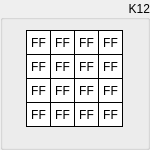
  <widget class="QGroupBox" name="groupK12">
   <property name="geometry">
    <rect>
     <x>320</x>
     <y>300</y>
     <width>150</width>
     <height>150</height>
    </rect>
   </property>
   <property name="sizePolicy">
    <sizepolicy hsizetype="Fixed" vsizetype="Fixed">
     <horstretch>0</horstretch>
     <verstretch>0</verstretch>
    </sizepolicy>
   </property>
   <property name="styleSheet">
    <string notr="true"/>
   </property>
   <property name="title">
    <string>K12</string>
   </property>
   <property name="alignment">
    <set>Qt::AlignRight|Qt::AlignTrailing|Qt::AlignVCenter</set>
   </property>
   <widget class="QLabel" name="k12byte15">
    <property name="enabled">
     <bool>true</bool>
    </property>
    <property name="geometry">
     <rect>
      <x>98</x>
      <y>102</y>
      <width>25</width>
      <height>25</height>
     </rect>
    </property>
    <property name="sizePolicy">
     <sizepolicy hsizetype="Fixed" vsizetype="Fixed">
      <horstretch>0</horstretch>
      <verstretch>0</verstretch>
     </sizepolicy>
    </property>
    <property name="font">
     <font>
      <kerning>true</kerning>
     </font>
    </property>
    <property name="layoutDirection">
     <enum>Qt::LeftToRight</enum>
    </property>
    <property name="styleSheet">
     <string notr="true">QLabel {
	 border-width: 1px;
     border-style: solid;
     border-color: black; 
     background-color: white;
}</string>
    </property>
    <property name="text">
     <string>FF</string>
    </property>
    <property name="alignment">
     <set>Qt::AlignCenter</set>
    </property>
   </widget>
   <widget class="QLabel" name="k12byte13">
    <property name="enabled">
     <bool>true</bool>
    </property>
    <property name="geometry">
     <rect>
      <x>98</x>
      <y>54</y>
      <width>25</width>
      <height>25</height>
     </rect>
    </property>
    <property name="sizePolicy">
     <sizepolicy hsizetype="Fixed" vsizetype="Fixed">
      <horstretch>0</horstretch>
      <verstretch>0</verstretch>
     </sizepolicy>
    </property>
    <property name="font">
     <font>
      <kerning>true</kerning>
     </font>
    </property>
    <property name="layoutDirection">
     <enum>Qt::LeftToRight</enum>
    </property>
    <property name="styleSheet">
     <string notr="true">QLabel {
	 border-width: 1px;
     border-style: solid;
     border-color: black; 
     background-color: white;
}</string>
    </property>
    <property name="text">
     <string>FF</string>
    </property>
    <property name="alignment">
     <set>Qt::AlignCenter</set>
    </property>
   </widget>
   <widget class="QLabel" name="k12byte14">
    <property name="enabled">
     <bool>true</bool>
    </property>
    <property name="geometry">
     <rect>
      <x>98</x>
      <y>78</y>
      <width>25</width>
      <height>25</height>
     </rect>
    </property>
    <property name="sizePolicy">
     <sizepolicy hsizetype="Fixed" vsizetype="Fixed">
      <horstretch>0</horstretch>
      <verstretch>0</verstretch>
     </sizepolicy>
    </property>
    <property name="font">
     <font>
      <kerning>true</kerning>
     </font>
    </property>
    <property name="layoutDirection">
     <enum>Qt::LeftToRight</enum>
    </property>
    <property name="styleSheet">
     <string notr="true">QLabel {
	 border-width: 1px;
     border-style: solid;
     border-color: black; 
     background-color: white;
}</string>
    </property>
    <property name="text">
     <string>FF</string>
    </property>
    <property name="alignment">
     <set>Qt::AlignCenter</set>
    </property>
   </widget>
   <widget class="QLabel" name="k12byte06">
    <property name="enabled">
     <bool>true</bool>
    </property>
    <property name="geometry">
     <rect>
      <x>50</x>
      <y>78</y>
      <width>25</width>
      <height>25</height>
     </rect>
    </property>
    <property name="sizePolicy">
     <sizepolicy hsizetype="Fixed" vsizetype="Fixed">
      <horstretch>0</horstretch>
      <verstretch>0</verstretch>
     </sizepolicy>
    </property>
    <property name="font">
     <font>
      <kerning>true</kerning>
     </font>
    </property>
    <property name="layoutDirection">
     <enum>Qt::LeftToRight</enum>
    </property>
    <property name="styleSheet">
     <string notr="true">QLabel {
	 border-width: 1px;
     border-style: solid;
     border-color: black; 
     background-color: white;
}</string>
    </property>
    <property name="text">
     <string>FF</string>
    </property>
    <property name="alignment">
     <set>Qt::AlignCenter</set>
    </property>
   </widget>
   <widget class="QLabel" name="k12byte04">
    <property name="enabled">
     <bool>true</bool>
    </property>
    <property name="geometry">
     <rect>
      <x>50</x>
      <y>30</y>
      <width>25</width>
      <height>25</height>
     </rect>
    </property>
    <property name="sizePolicy">
     <sizepolicy hsizetype="Fixed" vsizetype="Fixed">
      <horstretch>0</horstretch>
      <verstretch>0</verstretch>
     </sizepolicy>
    </property>
    <property name="font">
     <font>
      <kerning>true</kerning>
     </font>
    </property>
    <property name="layoutDirection">
     <enum>Qt::LeftToRight</enum>
    </property>
    <property name="styleSheet">
     <string notr="true">QLabel {
	 border-width: 1px;
     border-style: solid;
     border-color: black; 
     background-color: white;
}</string>
    </property>
    <property name="text">
     <string>FF</string>
    </property>
    <property name="alignment">
     <set>Qt::AlignCenter</set>
    </property>
   </widget>
   <widget class="QLabel" name="k12byte02">
    <property name="enabled">
     <bool>true</bool>
    </property>
    <property name="geometry">
     <rect>
      <x>26</x>
      <y>78</y>
      <width>25</width>
      <height>25</height>
     </rect>
    </property>
    <property name="sizePolicy">
     <sizepolicy hsizetype="Fixed" vsizetype="Fixed">
      <horstretch>0</horstretch>
      <verstretch>0</verstretch>
     </sizepolicy>
    </property>
    <property name="font">
     <font>
      <kerning>true</kerning>
     </font>
    </property>
    <property name="layoutDirection">
     <enum>Qt::LeftToRight</enum>
    </property>
    <property name="styleSheet">
     <string notr="true">QLabel {
	 border-width: 1px;
     border-style: solid;
     border-color: black; 
     background-color: white;
}</string>
    </property>
    <property name="text">
     <string>FF</string>
    </property>
    <property name="alignment">
     <set>Qt::AlignCenter</set>
    </property>
   </widget>
   <widget class="QLabel" name="k12byte10">
    <property name="enabled">
     <bool>true</bool>
    </property>
    <property name="geometry">
     <rect>
      <x>74</x>
      <y>78</y>
      <width>25</width>
      <height>25</height>
     </rect>
    </property>
    <property name="sizePolicy">
     <sizepolicy hsizetype="Fixed" vsizetype="Fixed">
      <horstretch>0</horstretch>
      <verstretch>0</verstretch>
     </sizepolicy>
    </property>
    <property name="font">
     <font>
      <kerning>true</kerning>
     </font>
    </property>
    <property name="layoutDirection">
     <enum>Qt::LeftToRight</enum>
    </property>
    <property name="styleSheet">
     <string notr="true">QLabel {
	 border-width: 1px;
     border-style: solid;
     border-color: black; 
     background-color: white;
}</string>
    </property>
    <property name="text">
     <string>FF</string>
    </property>
    <property name="alignment">
     <set>Qt::AlignCenter</set>
    </property>
   </widget>
   <widget class="QLabel" name="k12byte09">
    <property name="enabled">
     <bool>true</bool>
    </property>
    <property name="geometry">
     <rect>
      <x>74</x>
      <y>54</y>
      <width>25</width>
      <height>25</height>
     </rect>
    </property>
    <property name="sizePolicy">
     <sizepolicy hsizetype="Fixed" vsizetype="Fixed">
      <horstretch>0</horstretch>
      <verstretch>0</verstretch>
     </sizepolicy>
    </property>
    <property name="font">
     <font>
      <kerning>true</kerning>
     </font>
    </property>
    <property name="layoutDirection">
     <enum>Qt::LeftToRight</enum>
    </property>
    <property name="styleSheet">
     <string notr="true">QLabel {
	 border-width: 1px;
     border-style: solid;
     border-color: black; 
     background-color: white;
}</string>
    </property>
    <property name="text">
     <string>FF</string>
    </property>
    <property name="alignment">
     <set>Qt::AlignCenter</set>
    </property>
   </widget>
   <widget class="QLabel" name="k12byte01">
    <property name="enabled">
     <bool>true</bool>
    </property>
    <property name="geometry">
     <rect>
      <x>26</x>
      <y>54</y>
      <width>25</width>
      <height>25</height>
     </rect>
    </property>
    <property name="sizePolicy">
     <sizepolicy hsizetype="Fixed" vsizetype="Fixed">
      <horstretch>0</horstretch>
      <verstretch>0</verstretch>
     </sizepolicy>
    </property>
    <property name="font">
     <font>
      <kerning>true</kerning>
     </font>
    </property>
    <property name="layoutDirection">
     <enum>Qt::LeftToRight</enum>
    </property>
    <property name="styleSheet">
     <string notr="true">QLabel {
	 border-width: 1px;
     border-style: solid;
     border-color: black; 
     background-color: white;
}</string>
    </property>
    <property name="text">
     <string>FF</string>
    </property>
    <property name="alignment">
     <set>Qt::AlignCenter</set>
    </property>
   </widget>
   <widget class="QLabel" name="k12byte08">
    <property name="enabled">
     <bool>true</bool>
    </property>
    <property name="geometry">
     <rect>
      <x>74</x>
      <y>30</y>
      <width>25</width>
      <height>25</height>
     </rect>
    </property>
    <property name="sizePolicy">
     <sizepolicy hsizetype="Fixed" vsizetype="Fixed">
      <horstretch>0</horstretch>
      <verstretch>0</verstretch>
     </sizepolicy>
    </property>
    <property name="font">
     <font>
      <kerning>true</kerning>
     </font>
    </property>
    <property name="layoutDirection">
     <enum>Qt::LeftToRight</enum>
    </property>
    <property name="styleSheet">
     <string notr="true">QLabel {
	 border-width: 1px;
     border-style: solid;
     border-color: black; 
     background-color: white;
}</string>
    </property>
    <property name="text">
     <string>FF</string>
    </property>
    <property name="alignment">
     <set>Qt::AlignCenter</set>
    </property>
   </widget>
   <widget class="QLabel" name="k12byte00">
    <property name="enabled">
     <bool>true</bool>
    </property>
    <property name="geometry">
     <rect>
      <x>26</x>
      <y>30</y>
      <width>25</width>
      <height>25</height>
     </rect>
    </property>
    <property name="sizePolicy">
     <sizepolicy hsizetype="Fixed" vsizetype="Fixed">
      <horstretch>0</horstretch>
      <verstretch>0</verstretch>
     </sizepolicy>
    </property>
    <property name="font">
     <font>
      <kerning>true</kerning>
     </font>
    </property>
    <property name="layoutDirection">
     <enum>Qt::LeftToRight</enum>
    </property>
    <property name="styleSheet">
     <string notr="true">QLabel {
	 border-width: 1px;
     border-style: solid;
     border-color: black; 
     background-color: white;
}</string>
    </property>
    <property name="text">
     <string>FF</string>
    </property>
    <property name="alignment">
     <set>Qt::AlignCenter</set>
    </property>
    <property name="wordWrap">
     <bool>false</bool>
    </property>
   </widget>
   <widget class="QLabel" name="k12byte07">
    <property name="enabled">
     <bool>true</bool>
    </property>
    <property name="geometry">
     <rect>
      <x>50</x>
      <y>102</y>
      <width>25</width>
      <height>25</height>
     </rect>
    </property>
    <property name="sizePolicy">
     <sizepolicy hsizetype="Fixed" vsizetype="Fixed">
      <horstretch>0</horstretch>
      <verstretch>0</verstretch>
     </sizepolicy>
    </property>
    <property name="font">
     <font>
      <kerning>true</kerning>
     </font>
    </property>
    <property name="layoutDirection">
     <enum>Qt::LeftToRight</enum>
    </property>
    <property name="styleSheet">
     <string notr="true">QLabel {
	 border-width: 1px;
     border-style: solid;
     border-color: black; 
     background-color: white;
}</string>
    </property>
    <property name="text">
     <string>FF</string>
    </property>
    <property name="alignment">
     <set>Qt::AlignCenter</set>
    </property>
   </widget>
   <widget class="QLabel" name="k12byte12">
    <property name="enabled">
     <bool>true</bool>
    </property>
    <property name="geometry">
     <rect>
      <x>98</x>
      <y>30</y>
      <width>25</width>
      <height>25</height>
     </rect>
    </property>
    <property name="sizePolicy">
     <sizepolicy hsizetype="Fixed" vsizetype="Fixed">
      <horstretch>0</horstretch>
      <verstretch>0</verstretch>
     </sizepolicy>
    </property>
    <property name="font">
     <font>
      <kerning>true</kerning>
     </font>
    </property>
    <property name="layoutDirection">
     <enum>Qt::LeftToRight</enum>
    </property>
    <property name="styleSheet">
     <string notr="true">QLabel {
	 border-width: 1px;
     border-style: solid;
     border-color: black; 
     background-color: white;
}</string>
    </property>
    <property name="text">
     <string>FF</string>
    </property>
    <property name="alignment">
     <set>Qt::AlignCenter</set>
    </property>
   </widget>
   <widget class="QLabel" name="k12byte03">
    <property name="enabled">
     <bool>true</bool>
    </property>
    <property name="geometry">
     <rect>
      <x>26</x>
      <y>102</y>
      <width>25</width>
      <height>25</height>
     </rect>
    </property>
    <property name="sizePolicy">
     <sizepolicy hsizetype="Fixed" vsizetype="Fixed">
      <horstretch>0</horstretch>
      <verstretch>0</verstretch>
     </sizepolicy>
    </property>
    <property name="font">
     <font>
      <kerning>true</kerning>
     </font>
    </property>
    <property name="layoutDirection">
     <enum>Qt::LeftToRight</enum>
    </property>
    <property name="styleSheet">
     <string notr="true">QLabel {
	 border-width: 1px;
     border-style: solid;
     border-color: black; 
     background-color: white;
}</string>
    </property>
    <property name="text">
     <string>FF</string>
    </property>
    <property name="alignment">
     <set>Qt::AlignCenter</set>
    </property>
   </widget>
   <widget class="QLabel" name="k12byte11">
    <property name="enabled">
     <bool>true</bool>
    </property>
    <property name="geometry">
     <rect>
      <x>74</x>
      <y>102</y>
      <width>25</width>
      <height>25</height>
     </rect>
    </property>
    <property name="sizePolicy">
     <sizepolicy hsizetype="Fixed" vsizetype="Fixed">
      <horstretch>0</horstretch>
      <verstretch>0</verstretch>
     </sizepolicy>
    </property>
    <property name="font">
     <font>
      <kerning>true</kerning>
     </font>
    </property>
    <property name="layoutDirection">
     <enum>Qt::LeftToRight</enum>
    </property>
    <property name="styleSheet">
     <string notr="true">QLabel {
	 border-width: 1px;
     border-style: solid;
     border-color: black; 
     background-color: white;
}</string>
    </property>
    <property name="text">
     <string>FF</string>
    </property>
    <property name="alignment">
     <set>Qt::AlignCenter</set>
    </property>
   </widget>
   <widget class="QLabel" name="k12byte05">
    <property name="enabled">
     <bool>true</bool>
    </property>
    <property name="geometry">
     <rect>
      <x>50</x>
      <y>54</y>
      <width>25</width>
      <height>25</height>
     </rect>
    </property>
    <property name="sizePolicy">
     <sizepolicy hsizetype="Fixed" vsizetype="Fixed">
      <horstretch>0</horstretch>
      <verstretch>0</verstretch>
     </sizepolicy>
    </property>
    <property name="font">
     <font>
      <kerning>true</kerning>
     </font>
    </property>
    <property name="layoutDirection">
     <enum>Qt::LeftToRight</enum>
    </property>
    <property name="styleSheet">
     <string notr="true">QLabel {
	 border-width: 1px;
     border-style: solid;
     border-color: black; 
     background-color: white;
}</string>
    </property>
    <property name="text">
     <string>FF</string>
    </property>
    <property name="alignment">
     <set>Qt::AlignCenter</set>
    </property>
   </widget>
  </widget>
